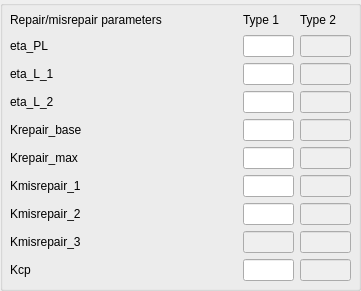
           <widget class="QGroupBox" name="groupBox_radiation_RMR">
            <property name="geometry">
             <rect>
              <x>490</x>
              <y>210</y>
              <width>361</width>
              <height>291</height>
             </rect>
            </property>
            <property name="title">
             <string/>
            </property>
            <widget class="QWidget" name="gridLayoutWidget_7">
             <property name="geometry">
              <rect>
               <x>10</x>
               <y>10</y>
               <width>341</width>
               <height>271</height>
              </rect>
             </property>
             <layout class="QGridLayout" name="gridLayout_3">
              <item row="0" column="1">
               <widget class="QLabel" name="alabel_rmrtype_1">
                <property name="text">
                 <string>Type 1</string>
                </property>
               </widget>
              </item>
              <item row="0" column="0">
               <widget class="QLabel" name="alabel_radiation_rmr">
                <property name="text">
                 <string>Repair/misrepair parameters</string>
                </property>
               </widget>
              </item>
              <item row="5" column="0">
               <widget class="QMyLabel" name="label_RMR_KREP_BASE_1">
                <property name="text">
                 <string>Krepair_base</string>
                </property>
               </widget>
              </item>
              <item row="5" column="1">
               <widget class="QLineEdit" name="line_RMR_KREP_BASE_1">
                <property name="maximumSize">
                 <size>
                  <width>51</width>
                  <height>16777215</height>
                 </size>
                </property>
                <property name="alignment">
                 <set>Qt::AlignRight|Qt::AlignTrailing|Qt::AlignVCenter</set>
                </property>
               </widget>
              </item>
              <item row="7" column="0">
               <widget class="QMyLabel" name="label_RMR_KMIS_1_1">
                <property name="text">
                 <string>Kmisrepair_1</string>
                </property>
               </widget>
              </item>
              <item row="7" column="1">
               <widget class="QLineEdit" name="line_RMR_KMIS_1_1">
                <property name="maximumSize">
                 <size>
                  <width>51</width>
                  <height>16777215</height>
                 </size>
                </property>
                <property name="alignment">
                 <set>Qt::AlignRight|Qt::AlignTrailing|Qt::AlignVCenter</set>
                </property>
               </widget>
              </item>
              <item row="8" column="0">
               <widget class="QMyLabel" name="label_RMR_KMIS_2_1">
                <property name="text">
                 <string>Kmisrepair_2</string>
                </property>
               </widget>
              </item>
              <item row="8" column="1">
               <widget class="QLineEdit" name="line_RMR_KMIS_2_1">
                <property name="maximumSize">
                 <size>
                  <width>51</width>
                  <height>16777215</height>
                 </size>
                </property>
                <property name="alignment">
                 <set>Qt::AlignRight|Qt::AlignTrailing|Qt::AlignVCenter</set>
                </property>
               </widget>
              </item>
              <item row="9" column="0">
               <widget class="QMyLabel" name="label_RMR_KMIS_3_1">
                <property name="text">
                 <string>Kmisrepair_3</string>
                </property>
               </widget>
              </item>
              <item row="9" column="1">
               <widget class="QLineEdit" name="line_RMR_KMIS_3_1">
                <property name="enabled">
                 <bool>false</bool>
                </property>
                <property name="maximumSize">
                 <size>
                  <width>51</width>
                  <height>16777215</height>
                 </size>
                </property>
                <property name="alignment">
                 <set>Qt::AlignRight|Qt::AlignTrailing|Qt::AlignVCenter</set>
                </property>
               </widget>
              </item>
              <item row="5" column="2">
               <widget class="QLineEdit" name="line_RMR_KREP_BASE_2">
                <property name="enabled">
                 <bool>false</bool>
                </property>
                <property name="maximumSize">
                 <size>
                  <width>51</width>
                  <height>16777215</height>
                 </size>
                </property>
               </widget>
              </item>
              <item row="7" column="2">
               <widget class="QLineEdit" name="line_RMR_KMIS_1_2">
                <property name="enabled">
                 <bool>false</bool>
                </property>
                <property name="maximumSize">
                 <size>
                  <width>51</width>
                  <height>16777215</height>
                 </size>
                </property>
               </widget>
              </item>
              <item row="8" column="2">
               <widget class="QLineEdit" name="line_RMR_KMIS_2_2">
                <property name="enabled">
                 <bool>false</bool>
                </property>
                <property name="maximumSize">
                 <size>
                  <width>51</width>
                  <height>16777215</height>
                 </size>
                </property>
               </widget>
              </item>
              <item row="9" column="2">
               <widget class="QLineEdit" name="line_RMR_KMIS_3_2">
                <property name="enabled">
                 <bool>false</bool>
                </property>
                <property name="maximumSize">
                 <size>
                  <width>51</width>
                  <height>16777215</height>
                 </size>
                </property>
               </widget>
              </item>
              <item row="0" column="2">
               <widget class="QLabel" name="alabel_rmrtype_2">
                <property name="text">
                 <string>Type 2</string>
                </property>
               </widget>
              </item>
              <item row="2" column="0">
               <widget class="QMyLabel" name="label_RMR_ETA_L_1_1">
                <property name="text">
                 <string>eta_L_1</string>
                </property>
               </widget>
              </item>
              <item row="1" column="0">
               <widget class="QMyLabel" name="label_RMR_ETA_PL_1">
                <property name="text">
                 <string>eta_PL</string>
                </property>
               </widget>
              </item>
              <item row="1" column="1">
               <widget class="QLineEdit" name="line_RMR_ETA_PL_1">
                <property name="maximumSize">
                 <size>
                  <width>51</width>
                  <height>16777215</height>
                 </size>
                </property>
                <property name="alignment">
                 <set>Qt::AlignRight|Qt::AlignTrailing|Qt::AlignVCenter</set>
                </property>
               </widget>
              </item>
              <item row="2" column="1">
               <widget class="QLineEdit" name="line_RMR_ETA_L_1_1">
                <property name="maximumSize">
                 <size>
                  <width>51</width>
                  <height>16777215</height>
                 </size>
                </property>
                <property name="alignment">
                 <set>Qt::AlignRight|Qt::AlignTrailing|Qt::AlignVCenter</set>
                </property>
               </widget>
              </item>
              <item row="1" column="2">
               <widget class="QLineEdit" name="line_RMR_ETA_PL_2">
                <property name="enabled">
                 <bool>false</bool>
                </property>
                <property name="maximumSize">
                 <size>
                  <width>51</width>
                  <height>16777215</height>
                 </size>
                </property>
               </widget>
              </item>
              <item row="2" column="2">
               <widget class="QLineEdit" name="line_RMR_ETA_L_1_2">
                <property name="enabled">
                 <bool>false</bool>
                </property>
                <property name="maximumSize">
                 <size>
                  <width>51</width>
                  <height>16777215</height>
                 </size>
                </property>
               </widget>
              </item>
              <item row="3" column="0">
               <widget class="QMyLabel" name="label_RMR_ETA_L_2_1">
                <property name="text">
                 <string>eta_L_2</string>
                </property>
               </widget>
              </item>
              <item row="3" column="1">
               <widget class="QLineEdit" name="line_RMR_ETA_L_2_1">
                <property name="maximumSize">
                 <size>
                  <width>51</width>
                  <height>16777215</height>
                 </size>
                </property>
                <property name="alignment">
                 <set>Qt::AlignRight|Qt::AlignTrailing|Qt::AlignVCenter</set>
                </property>
               </widget>
              </item>
              <item row="3" column="2">
               <widget class="QLineEdit" name="line_RMR_ETA_L_2_2">
                <property name="enabled">
                 <bool>false</bool>
                </property>
                <property name="maximumSize">
                 <size>
                  <width>51</width>
                  <height>16777215</height>
                 </size>
                </property>
               </widget>
              </item>
              <item row="10" column="1">
               <widget class="QLineEdit" name="line_RMR_KCP_1">
                <property name="maximumSize">
                 <size>
                  <width>51</width>
                  <height>16777215</height>
                 </size>
                </property>
                <property name="alignment">
                 <set>Qt::AlignRight|Qt::AlignTrailing|Qt::AlignVCenter</set>
                </property>
               </widget>
              </item>
              <item row="10" column="2">
               <widget class="QLineEdit" name="line_RMR_KCP_2">
                <property name="enabled">
                 <bool>false</bool>
                </property>
                <property name="maximumSize">
                 <size>
                  <width>51</width>
                  <height>16777215</height>
                 </size>
                </property>
               </widget>
              </item>
              <item row="10" column="0">
               <widget class="QMyLabel" name="label_RMR_KCP_1">
                <property name="text">
                 <string>Kcp</string>
                </property>
               </widget>
              </item>
              <item row="6" column="0">
               <widget class="QMyLabel" name="label_RMR_KREP_MAX_1">
                <property name="text">
                 <string>Krepair_max</string>
                </property>
               </widget>
              </item>
              <item row="6" column="1">
               <widget class="QLineEdit" name="line_RMR_KREP_MAX_1">
                <property name="maximumSize">
                 <size>
                  <width>51</width>
                  <height>16777215</height>
                 </size>
                </property>
                <property name="alignment">
                 <set>Qt::AlignRight|Qt::AlignTrailing|Qt::AlignVCenter</set>
                </property>
               </widget>
              </item>
              <item row="6" column="2">
               <widget class="QLineEdit" name="line_RMR_KREP_MAX_2">
                <property name="enabled">
                 <bool>false</bool>
                </property>
                <property name="maximumSize">
                 <size>
                  <width>51</width>
                  <height>16777215</height>
                 </size>
                </property>
                <property name="alignment">
                 <set>Qt::AlignRight|Qt::AlignTrailing|Qt::AlignVCenter</set>
                </property>
               </widget>
              </item>
             </layout>
            </widget>
           </widget>
